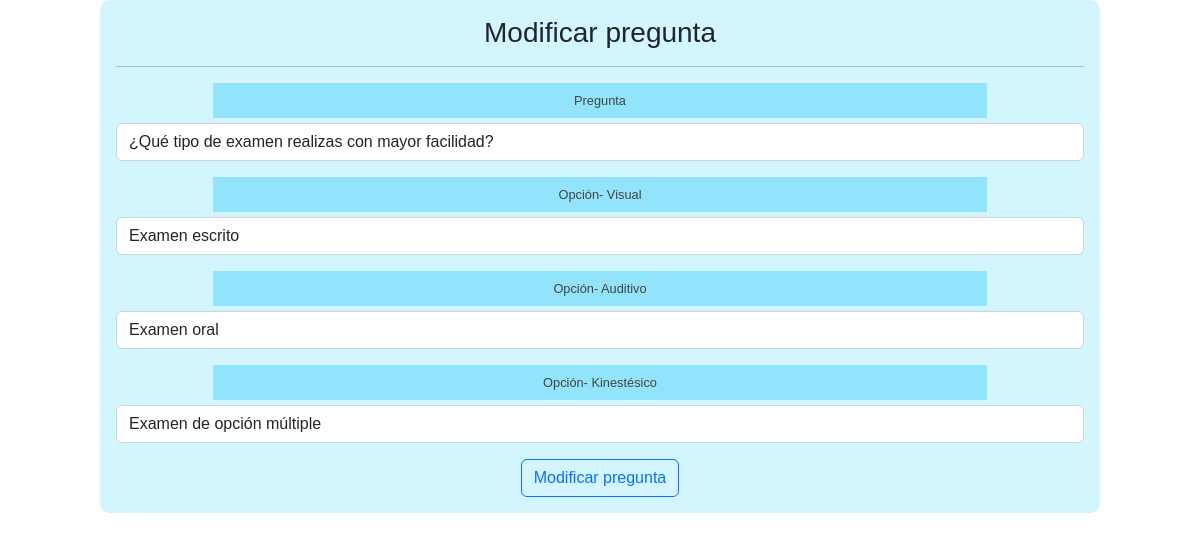
Page /modificacionPreProfe.php?id=1 (signed in) on the committed database.
### tables this page shows
CREATE TABLE `pregunta` (
  `idpreguntas` int(11) NOT NULL AUTO_INCREMENT,
  `descripción_p` varchar(300) NOT NULL,
  PRIMARY KEY (`idpreguntas`)
);

CREATE TABLE `opcion` (
  `idop` int(11) NOT NULL AUTO_INCREMENT,
  `idPregunta` int(11) NOT NULL,
  `descripción_op` varchar(180) NOT NULL,
  `categoria` varchar(25) NOT NULL,
  PRIMARY KEY (`idop`)
);

### modificacionPreProfe.php (the view, shortened to what this page needs)
<?php
  include "modelo/conexion.php";
  $id = $_GET["id"];
  $sql = $conexion->query("SELECT * FROM pregunta WHERE idpreguntas = $id");
?>
<!DOCTYPE html>
<html lang="en">
  <head>
    <link href='css/formulario.css' rel='stylesheet' type='text/css'>
    <link href="https://cdn.jsdelivr.net/npm/bootstrap@5.2.2/dist/css/bootstrap.min.css" rel="stylesheet">
  </head>
  <body>
    <form class="col-10 p-3 m-auto formulario" method="POST">
      <h3>Modificar pregunta</h3>
      <hr color="#000000">
      <?php
        include "controlador/modificarPre.php";
        while($datos = $sql->fetch_object()){
          $numero = 1;
          $sqlOpciones = $conexion->query("SELECT * FROM opcion WHERE idPregunta = $id");
      ?>
      <div class="mb-3">
        <label for="exampleInputEmail1" class="input_textual">Pregunta</label>
        <input type="text" class="form-control" name="pregunta" value="<?= $datos->descripción_p ?>" required>
      </div>
      <?php
        while ($opciones = $sqlOpciones->fetch_object()) {
      ?>
      <div class="mb-3">
        <label for="exampleInputEmail1" class="input_textual">Opción- <?= $opciones->categoria ?></label>
        <input type="text" class="form-control" name="opcion<?= $numero ?>" value="<?= $opciones->descripción_op ?>" required>
      </div>
      <?php
         $numero++;
        }
      ?>
      <button type="submit" class="btn btn-outline-primary" name="btnregistrar" value="ok">Modificar pregunta</button>
    </form>
    <?php }
        ?>
  </body>
</html>

### css/formulario.css (style rules this page uses)
* { transition: .4s; box-sizing: border-box; font-family: 'arial'; }
body { background: rgba(255, 255, 255, 0.8); }
.formulario { width: 60%; margin: auto; text-align: center; background: #4dd7fa3f; padding-top: 30px; border-radius: 10px; }
.formulario .input_textual { display: block; padding: 7px 7px; margin: auto; margin-bottom: 5px; width: 80%; border: 1px solid #91e4fb; border-radius: 1px; color: #444; font-size: 0.8em; background:#91e4fb; }

### rows in the picture
pregunta: pregunta "¿Qué tipo de examen realizas con mayor facilidad?"
opcion: categoria "Visual", opcion1 "Examen escrito"
opcion: categoria "Auditivo", opcion2 "Examen oral"
opcion: categoria "Kinestésico", opcion3 "Examen de opción múltiple"
